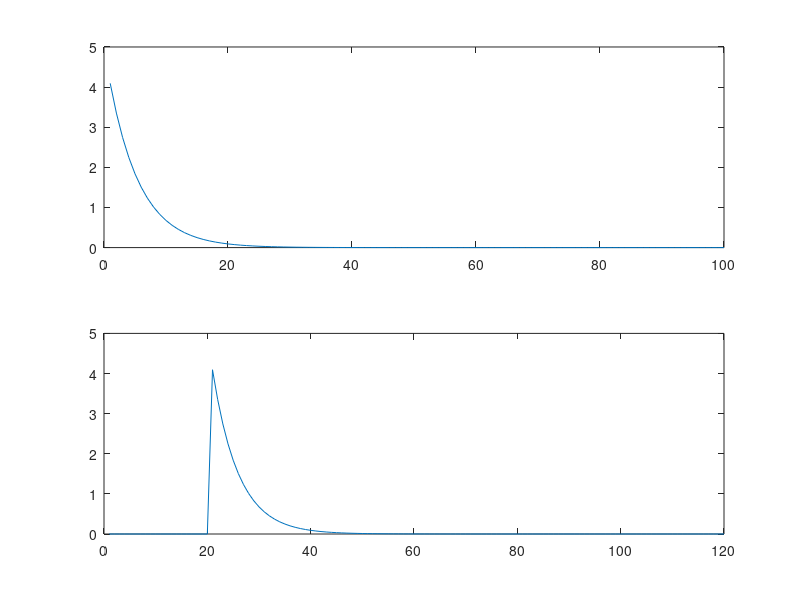

Here is the MATLAB script that generated this plot:
%shifting by 20
clc;
clear all;
t=1:100;

x=5*exp(-0.2*t)
subplot(2,1,1);
plot(t,x);

z=[zeros(1,20),5*exp(-0.2*t)]
subplot(2,1,2);
plot(z)